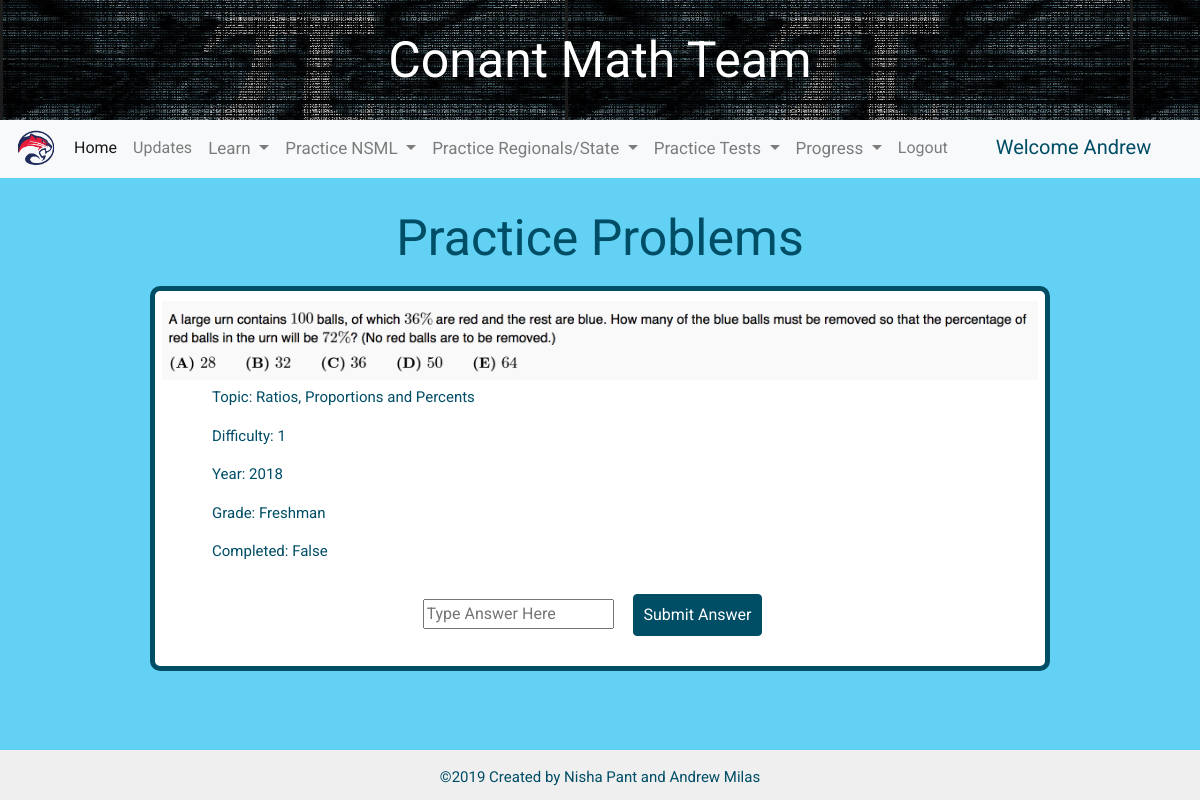
The app's page /question_list/1/ (signed in), older data.
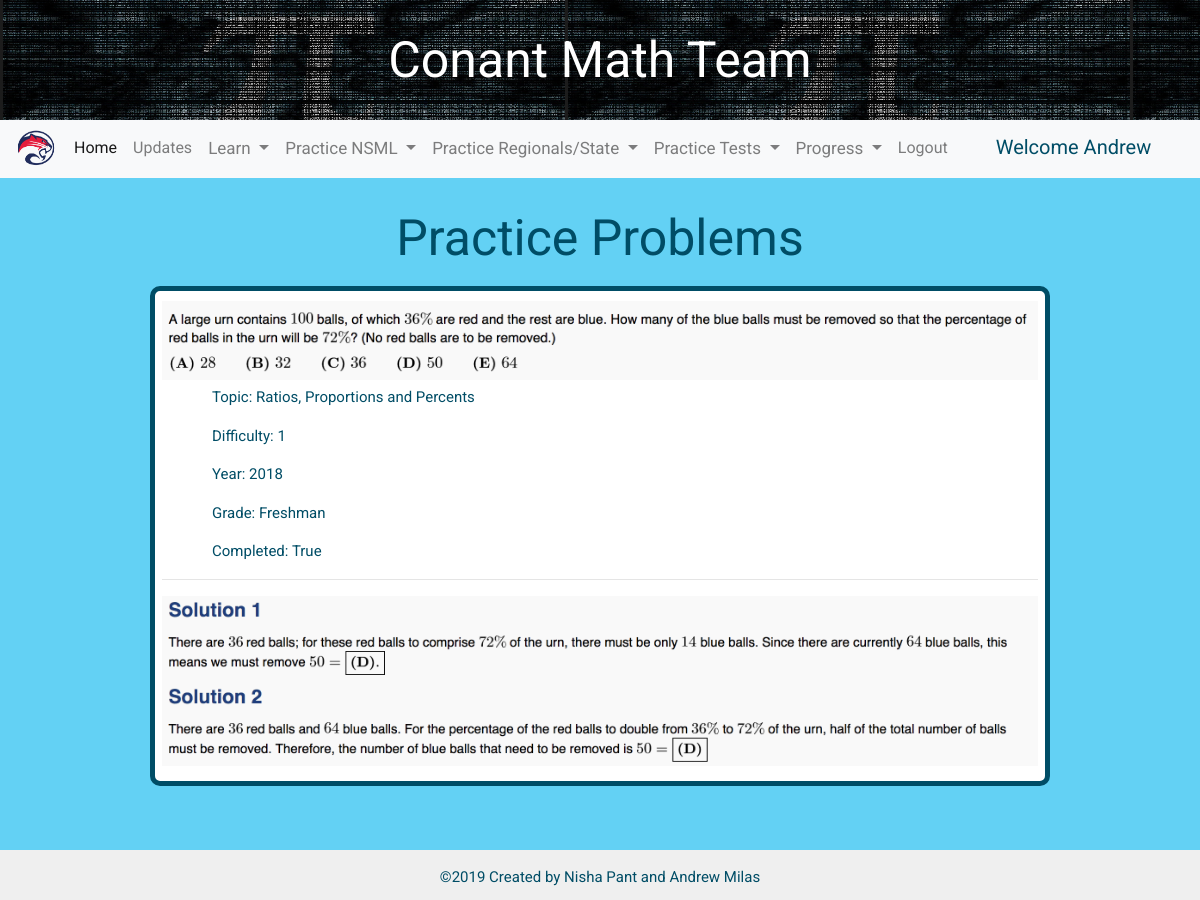
The same page, newer data.
### core/models.py (models this page shows, shortened)
class Question(models.Model):
    GRADES_LIST = (
        ('Freshman', 'Freshman'),
        ('Sophomore', 'Sophomore'),
        ('Junior', 'Junior'),
        ('Senior', 'Senior'),
    )
    TOPIC_LIST = (
        ('Ratios, Proportions and Percents', 'Ratios, Proportions and Percents'),
        ('Number Theory and Divisibility', 'Number Theory and Divisibility'),
        ('Counting Basics and Probability', 'Counting Basics and Probability'),
        ('Number Bases', 'Number Bases'),
        ('Quadratics', 'Quadratics'),
        ('Probability', 'Probability'),
        ('Functions', 'Functions'),
        ('Advanced Geometrical Concepts', 'Advanced Geometrical Concepts'),
        ('Perimeter, Area and Surface Area', 'Perimeter, Area and Surface Area'),
        ('Logic, Sets and Venn Diagram', 'Logic, Sets and Venn Diagram'),
        ('Geometric Probability', 'Geometric Probability'),
        ('Similarity', 'Similarity'),
        ('Coordinate Geometry', 'Coordinate Geometry'),
        ('Circles', 'Circles'),
        ('Trigonometry', 'Trigonometry'),
        ('Polynomials', 'Polynomials'),
        ('Logs and Exponents', 'Logs and Exponents'),
        ('Transformations using Matrices', 'Transformations using Matrices'),
        ('Parametric Equations', 'Parametric Equations'),
        ('Theory of Equations', 'Theory of Equations'),
        ('Sequences and Series', 'Sequences and Series'),
        ('Vectors', 'Vectors'),
        ('Freshman Regionals', 'Freshman Regionals'),
        ('Freshman State', 'Freshman State'),
        ('Sophomore Regionals', 'Sophomore Regionals'),
        ('Sophomore State', 'Sophomore State'),
        ('Junior Regionals', 'Junior Regionals'),
        ('Junior State', 'Junior State'),
        ('Senior Regionals', 'Senior Regionals'),
        ('Senior State', 'Senior State')
    )
    QUESTION_NUMBERS = (
        ('1','1'),
        ('2','2'),
        ('3','3'),
        ('4','4'),
        ('5','5')
    )
    grade = models.CharField(max_length=9, choices=GRADES_LIST, default='Freshman')
    topic = models.CharField(max_length=100, choices=TOPIC_LIST, default='Ratios, Proportions and Percents')
    description = models.TextField(default="", blank=True)
    answer = models.CharField(max_length=250, default="1")
    questionPicture = models.FileField(blank=True, null=True)
    questionText = models.TextField(default="", blank=True, null=True)
    answerPicture = models.FileField(blank=True, null=True)
    answerText = models.TextField(default="", blank=True, null=True)
    difficulty = models.CharField(max_length=3, choices=QUESTION_NUMBERS, default='1')
    year = models.CharField(max_length=250)
    created_date = models.DateTimeField(
            default=timezone.now)
    is_NSML = models.BooleanField(default=True)
    calc_allowed = models.BooleanField(default=False)
    is_complete = models.BooleanField(default=False)

### core/views.py (the view, shortened to what this page needs)
# urls.py: url(r'^question_list/(?P<question_id>[0-9]+)/$', views.detail, name='detail'),
def detail(request, question_id):
    if not request.user.is_authenticated:
        return render(request, 'core/login.html', {"gotLoggedOut": True})
    question = get_object_or_404(Question, pk=question_id)
    submitbutton= request.POST.get('submit')
    submitAnswerButton = request.POST.get('submitAnswer')
    correctAnswer = False
    if submitbutton:
        context={
        'submitbutton': submitbutton,
        'question': question,
        "activeNav": "2"
        }
        return render(request, 'core/question_detail.html', context)
    else:
        return render(request, 'core/question_detail.html', {'question': question, "activeNav": "0"})

### core/templates/core/question_detail.html (shortened to what this page needs)
{% extends 'core/Nav_Bar_Layout.html' %}
{% block content %}
<div class="questions-container">
    <h1 id="title">Practice Problems</h1>
    <div class="questionList">
        {% if question.questionPicture %}
            <img class="img-fluid"src="{{ question.questionPicture.url }}" width="1000" height="500">
        {% endif %}
        <p class="left">Topic: {{ question.topic }}</p>
        <p class="left">Difficulty: {{ question.difficulty }}</p>
        <p class="left">Year: {{ question.year }}</p>
        <p class="left">Grade: {{ question.grade }}</p>
        <p class="left">Completed: {{ question.is_complete }} </p>
        {% if submitbutton %}
        {% elif not submitAnswerButton %}
            {% if not question.is_complete %}
                <form action="{% url 'core:detail' question.id %}" method="post" role="form">
                    <input type="input" name="answer" placeholder="Type Answer Here">
                    <input type="submit" name="submitAnswer" value="Submit Answer" class="btn btn-blue"/>
                </form>
            {% endif%}
        {% elif not submitbutton %}
            {% if correctAnswer %}
              <p>You are Correct</p>
            {% else %}
              <p>You are Incorrect</p>
            {% endif %}
      {% endif %}
      {% if question.is_complete %}
          <hr>
          {% if question.answerPicture %}
            <img class="img-fluid" src="{{ question.answerPicture.url }}" width="1000" height="500">
        {% endif %}
      {% endif %}
   </div>
</div>
{% endblock %}

Row changes from the older to the newer data that the page shows:
changed Question "Ratios, Proportions and Percents": is_complete "False" → "True"; answerPicture: picture added
Text that changed along with them:
form field submitAnswer: "Submit Answer" → (not shown)
